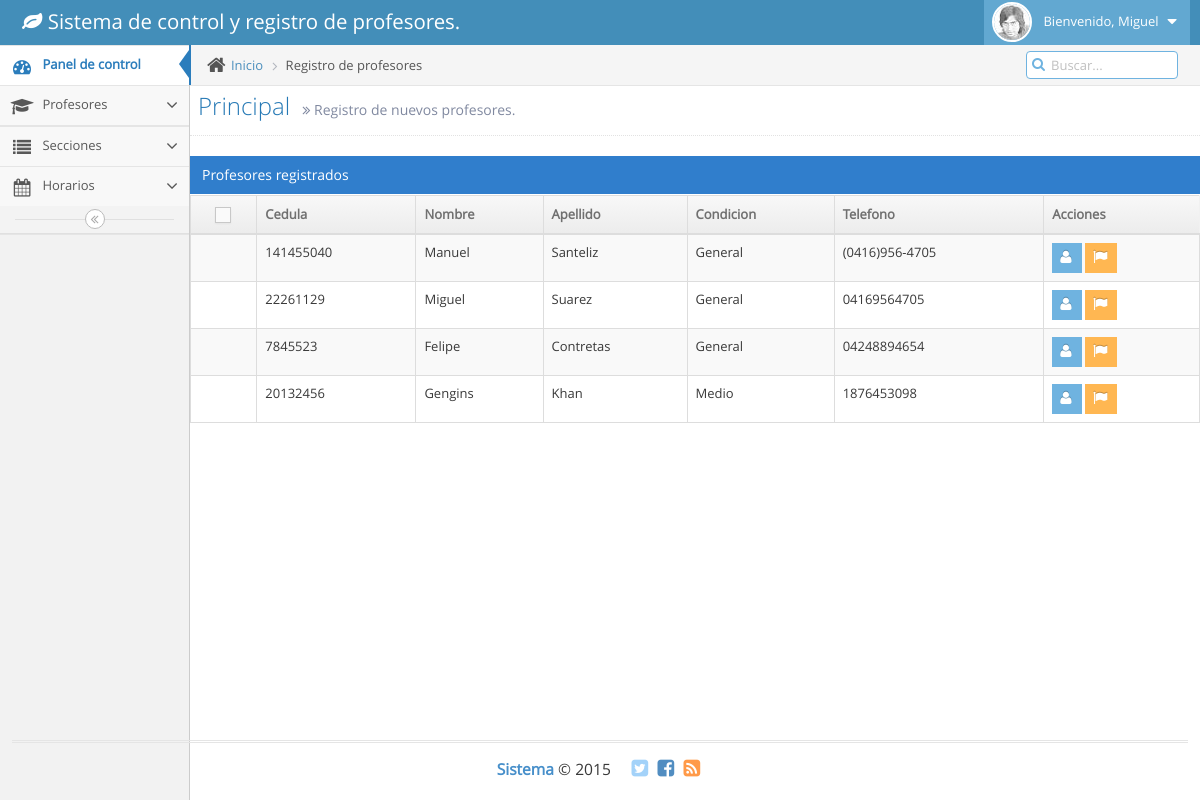
Before: /listar_profesor.php (signed in) with the older database file.
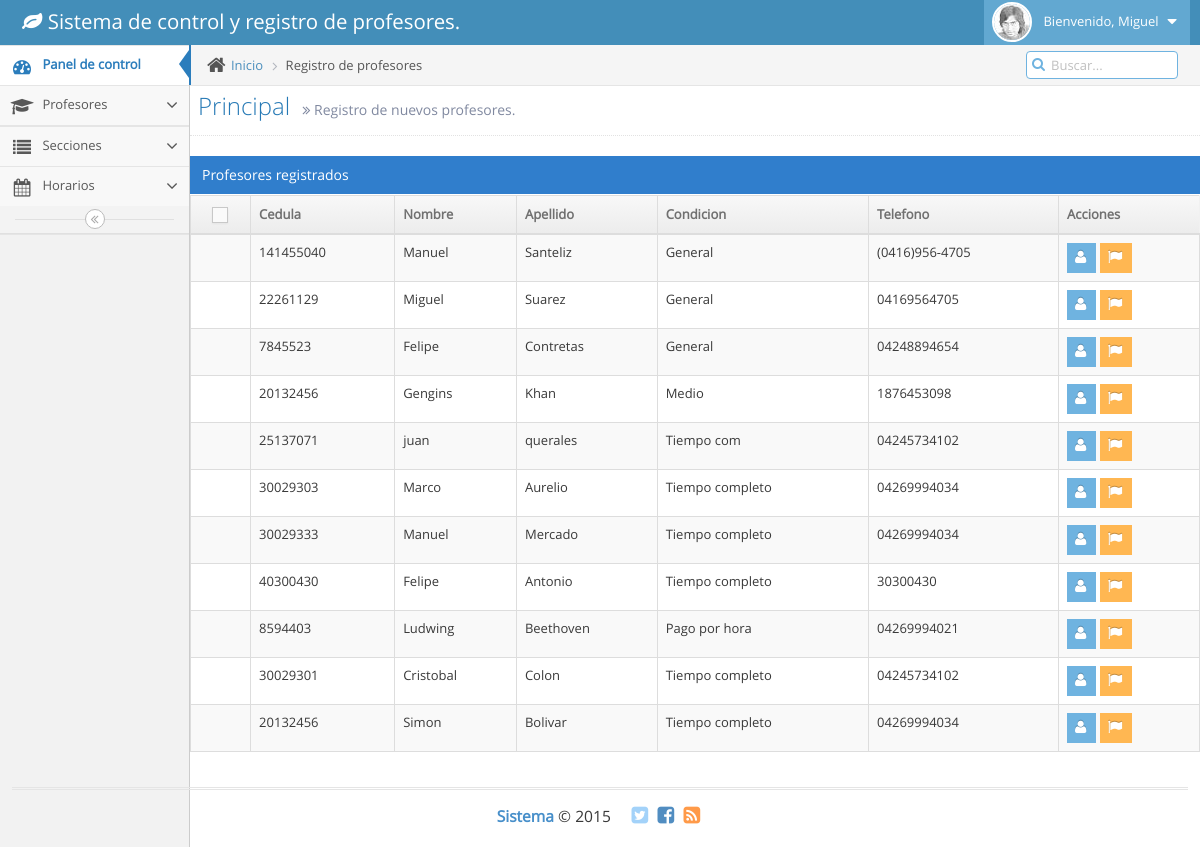
After: the same page with the newer database file.
### tables this page shows
CREATE TABLE IF NOT EXISTS `usuarios` (
  `ID` int(5) NOT NULL,
  `nombre` varchar(20) NOT NULL,
  `apellido` varchar(20) NOT NULL,
  `correo` varchar(20) NOT NULL,
  `telefono` varchar(12) NOT NULL,
  `direccion` varchar(20) NOT NULL,
  `password` char(64) NOT NULL,
  `salt` char(16) NOT NULL,
  `cedula` int(10) NOT NULL,
  `nivel` int(1) NOT NULL,
  `cookie` int(10) NOT NULL
);

CREATE TABLE IF NOT EXISTS `profesores` (
  `ID` int(100) NOT NULL,
  `nombre` varchar(20) NOT NULL,
  `apellido` varchar(20) NOT NULL,
  `cedula` int(10) NOT NULL,
  `direccion` varchar(100) NOT NULL,
  `telefono` varchar(15) NOT NULL,
  `correo` varchar(40) NOT NULL,
  `genero` varchar(10) NOT NULL,
  `condicion` varchar(30) NOT NULL,
  `formacion` varchar(20) NOT NULL,
  `especialidad` varchar(50) NOT NULL,
  `estado` varchar(100) NOT NULL,
  `banco` varchar(100) NOT NULL,
  `nr_cuenta` bigint(40) NOT NULL,
  `materia1` varchar(30) NOT NULL,
  `materia2` varchar(30) NOT NULL,
  `materia3` varchar(30) NOT NULL,
  `seguro_social` int(40) NOT NULL,
  `sueldo` int(255) NOT NULL,
  `quejas` int(3) NOT NULL
);

### listar_profesor.php (the view, shortened to what this page needs)
<?php
     require_once 'config.php';
if (isset($_COOKIE["id_usuario"]) && isset($_COOKIE["marca_aleatoria_usuario"])){
   if ($_COOKIE["id_usuario"]!="" || $_COOKIE["marca_aleatoria_usuario"]!=""){
$query = "  SELECT
                nombre
            FROM usuarios
            WHERE
                ID = :id
        ";
        $query_params = array(
            ':id' => $_COOKIE['id_usuario']
        );
        try{
            $stmt = $db->prepare($query);
            $result = $stmt->execute($query_params);
        }
        catch(PDOException $ex){
		echo "<div class='panel-body'>
                <div class='alert alert-warning alert-dismissable'>
                    <button type='button' class='close' data-dismiss='alert' aria-hidden='true'>&times;</button>
                    Tenemos problemas al ejecutar la consulta :c El error es el siguiente:
				</div>
            </div>" .$ex->getMessage();
		}
        $row = $stmt->fetch();
   }
}else{
	header('Location: index.php?accion=log_error');
	}
    $query = "  SELECT  ID,
                        cedula,
                        nombre,
                        apellido,
                        condicion,
                        telefono
                FROM    profesores
             ";
        try{
            $stmt = $db->prepare($query);
            $result = $stmt->execute();
        }
        catch(PDOException $ex){
        echo "<div class='panel-body'>
                <div class='alert alert-warning alert-dismissable'>
                    <button type='button' class='close' data-dismiss='alert' aria-hidden='true'>&times;</button>
                    Tenemos problemas al ejecutar la consulta :c El error es el siguiente:
                </div>
            </div>" .$ex->getMessage();
        }
        $rows = $stmt->fetchAll();
 ?>
<!DOCTYPE html>
<html lang="en">
    <head>
        <link rel="stylesheet" href="assets/css/bootstrap.min.css" />
        <link rel="stylesheet" href="assets/font-awesome/4.2.0/css/font-awesome.min.css" />
        <link rel="stylesheet" href="assets/css/ace.min.css" class="ace-main-stylesheet" id="main-ace-style" />
    </head>
    <body class="no-skin">
        <div id="navbar" class="navbar navbar-default">
            <div class="navbar-container" id="navbar-container">
                <div class="navbar-header pull-left">
                    <a href="index.php" class="navbar-brand">
                        <small>
                            <i class="fa fa-leaf "></i>
                            Sistema de control y registro de profesores.
                        </small>
                    </a>
                </div>
                                <div class="navbar-buttons navbar-header pull-right" role="navigation">
                    <ul class="nav ace-nav">
                        <li class="light-blue">
                            <a data-toggle="dropdown" href="#" class="dropdown-toggle">
                                <img class="nav-user-photo" src="assets/avatars/user.jpg" alt="Foto de <?php echo $row['nombre']?>" />
                                <span class="user-info">
                                   Bienvenido, <?php echo $row['nombre']?>
                                </span>
                                <i class="ace-icon fa fa-caret-down"></i>
                            </a>
                        </li>
                    </ul>
                </div>
            </div>
        </div>
        <div class="main-container" id="main-container">
            <div id="sidebar" class="sidebar responsive">
                <ul class="nav nav-list">
                    <li class="active">
                        <a href="index.php">
                            <i class="menu-icon fa fa-tachometer"></i>
                            <span class="menu-text"> Panel de control</span>
                        </a>
                    </li>
                    <li class="">
                        <a href="#" class="dropdown-toggle">
                            <i class="menu-icon fa  fa-mortar-board"></i>
                            <span class="menu-text">
                                Profesores
                            </span>
                            <b class="arrow fa fa-angle-down"></b>
                        </a>
                    </li>
                </ul>
                <ul class="nav nav-list">
                    <li class="">
                        <a href="#" class="dropdown-toggle">
                            <i class="menu-icon fa fa-list"></i>
                            <span class="menu-text"> Secciones </span>
                            <b class="arrow fa fa-angle-down"></b>
                        </a>
                    </li>
                <ul class="nav nav-list">
                    <li class="">
                        <a href="#" class="dropdown-toggle">
                            <i class="menu-icon fa  fa-calendar"></i>
                            <span class="menu-text"> Horarios </span>
                            <b class="arrow fa fa-angle-down"></b>
                        </a>
                <div class="sidebar-toggle sidebar-collapse" id="sidebar-collapse">
                    <i class="ace-icon fa fa-angle-double-left" data-icon1="ace-icon fa fa-angle-double-left" data-icon2="ace-icon fa fa-angle-double-right"></i>
                </div>
            </div>
            <div class="main-content">
                <div class="main-content-inner">
                    <div class="breadcrumbs" id="breadcrumbs">
                       <ul class="breadcrumb">
                            <li>
                                <i class="ace-icon fa fa-home home-icon"></i>
                                <a href="index.php">Inicio</a>
                            </li>
                            <li class="active">Registro de profesores</li>
                        </ul>
                        <div class="nav-search" id="nav-search">
                            <form class="form-search">
                                <span class="input-icon">
                                    <input type="text" placeholder="Buscar..." class="nav-search-input" id="nav-search-input" autocomplete="off" />
                                    <i class="ace-icon fa fa-search nav-search-icon"></i>
                                </span>
                            </form>
                        </div>
                    </div>
                        <div class="page-header">
                            <h1>
                                Principal
                                <small>
                                    <i class="ace-icon fa fa-angle-double-right"></i>
                                    Registro de nuevos profesores.
                                </small>
                            </h1>
                        </div>
                                <div class="row">
                                    <div class="col-xs-12">
                                        <div class="clearfix">
                                        </div>
                                        <div class="table-header">
                                            Profesores registrados
                                        </div>
                                        <div>
                                            <table id="dynamic-table" class="table table-striped table-bordered table-hover">
                                                <thead>
                                                    <tr>
                                                        <th class="center">
                                                            <label class="pos-rel">
                                                                <span class="lbl"></span>
                                                            </label>
                                                        </th>
                                                        <th>Cedula</th>
                                                        <th>Nombre</th>
                                                        <th>Apellido</th>
                                                        <th>Condicion</th>
                                                        <th>Telefono</th>
                                                        <th>Acciones</th>
                                                    </tr>
                                                </thead>
                                                <tbody>
                                                <?php foreach ($rows as $row) {?>
                                                    <tr>
                                                        <td></td>
                                                        <td><?php echo $row['cedula']; ?></td>
                                                        <td><?php echo $row['nombre']; ?></td>
                                                        <td><?php echo $row['apellido']; ?></td>
                                                        <td><?php echo $row['condicion'];?></td>
                                                        <td><?php echo $row['telefono']?></td>
                                                        <td>
                                                            <div class="hidden-sm hidden-xs btn-group">
                                                            <a href="perfil.php?id=<?PHP echo $row['ID']?>">
                                                            <button class="btn btn-xs btn-info" title="Perfil">
                                                            <i class="ace-icon fa fa-user bigger-120"></i>
                                                            </button></a>
                                                            </div>
                                                            <div class="hidden-sm hidden-xs btn-group">
                                                            <a href="perfil.php?id=<?PHP echo $row['ID']?>&queja=si">
                                                            <button class="btn btn-xs btn-warning" title="Poner una queja" data-toggle="modal" data-target="#Quejas">
                                                            <i class="ace-icon fa fa-flag bigger-120"></i>
                                                            </button></a>
                                                            </div>
                                                        </td>
                                                    </tr>
                                                <?php } ?>
                                                </tbody>
                                            </table>
                                        </div>
                                    </div>
                                </div>
            </div>
            </div>
            </div></div>
            <div class="footer">
                <div class="footer-inner">
                    <div class="footer-content">
                        <span class="bigger-120">
                            <span class="blue bolder">Sistema</span>
                            &copy; 2015
                        </span>
                        <span class="action-buttons">
                            <a href="#">
                                <i class="ace-icon fa fa-twitter-square light-blue bigger-150"></i>
                            </a>
                            <a href="#">
                                <i class="ace-icon fa fa-facebook-square text-primary bigger-150"></i>
                            </a>
                            <a href="#">
                                <i class="ace-icon fa fa-rss-square orange bigger-150"></i>
                            </a>
                        </span>
                    </div>
                </div>
            </div>
    </body>
</html>

Changed rows visible on the page:
added profesores: cedula "25137071", nombre "juan", apellido "querales", condicion "Tiempo com", telefono "04245734102"
added profesores: cedula "30029303", nombre "Marco", apellido "Aurelio", condicion "Tiempo completo", telefono "04269994034"
added profesores: cedula "30029333", nombre "Manuel", apellido "Mercado", condicion "Tiempo completo", telefono "04269994034"
added profesores: cedula "40300430", nombre "Felipe", apellido "Antonio", condicion "Tiempo completo", telefono "30300430"
added profesores: cedula "8594403", nombre "Ludwing", apellido "Beethoven", condicion "Pago por hora", telefono "04269994021"
added profesores: cedula "30029301", nombre "Cristobal", apellido "Colon", condicion "Tiempo completo", telefono "04245734102"
added profesores: cedula "20132456", nombre "Simon", apellido "Bolivar", condicion "Tiempo completo", telefono "04269994034"
